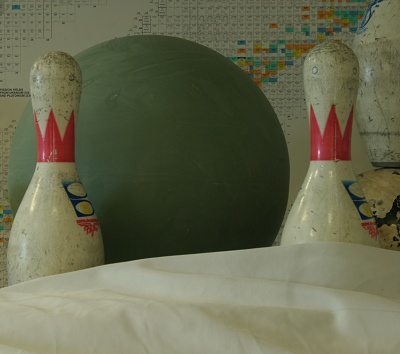
#> input picture images/pin_l.jpg, 400 x 354 px, found by its file name
$ jupyter execute Omama.ipynb
#> lines starting #> are read from the running program, lines starting #| are printed output that depends on the picture
[cell 1]
import numpy as np
import cv2
from matplotlib import pyplot as plt

[cell 2]
limg = cv2.imread('../../images/pin_l.jpg', 0)
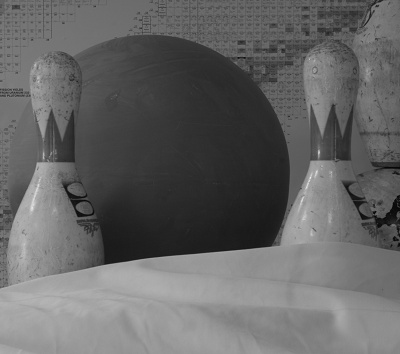
#> limg: shape (354, 400); min 4, max 241, mean 100.4
rimg = cv2.imread('../../images/pin_r.jpg', 0)
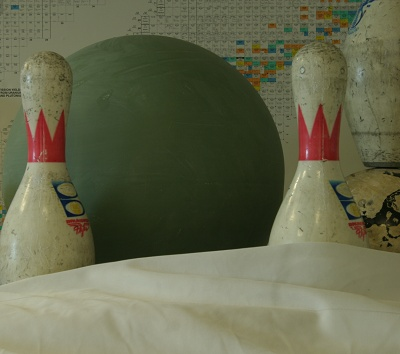
#> input picture images/pin_r.jpg, 400 x 354 px, found by its file name
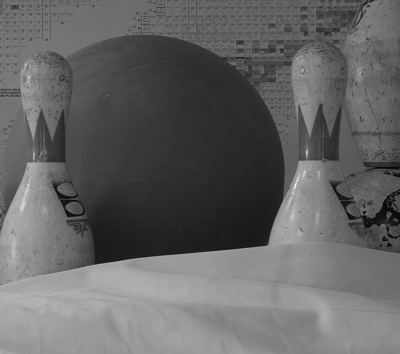
#> rimg: shape (354, 400); min 2, max 246, mean 99.8
print(limg.shape, rimg.shape)
#| (354, 400) (354, 400)
assert limg.shape == rimg.shape, 'Different Shapes!'

[cell 3]
# Params
min_d = 0
max_d = 16
H, W = limg.shape
#> H = 354; W = 400
disparity = np.ones((H, W, max_d - min_d)).astype('int64')

min_diff_img = np.zeros((H, W)) # Opposite of confidence
min_disp_img = np.zeros((H, W))

# min_d_img = np.zeros((H, W))
# max_d_img = np.zeros((H, W))

[cell 4]
def scale_img(img):
    '''
    - A utility function to convert image values to [0, 255] range
    '''
    out_img = ((img - np.min(img)) / (np.max(img) - np.min(img)))*255
    return out_img.astype('uint8')

[cell 5]
for i in range(H):
    for j in range(W):
        min_diff = 1e+7
        min_idx = 0
        for d in range(max_d - min_d):
            if (j - d) < 0:
                disparity[i][j][d] = 1e+7
            else:
                disparity[i][j][d] = (limg[i][j] - rimg[i][j-d])**2
                if disparity[i][j][d] < min_diff:
                    min_diff = disparity[i][j][d]
                    min_idx = d

        min_diff_img[i][j] = min_diff
        min_disp_img[i][j] = min_idx
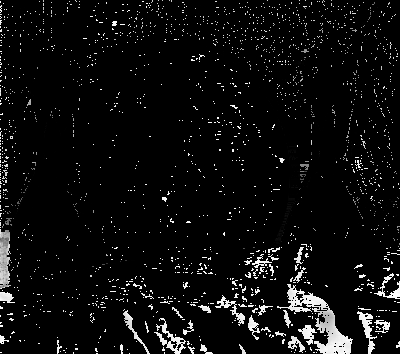
#> min_diff_img: shape (354, 400) float64; min 0, max 65025, mean 3430.2; drawn with min black and max white
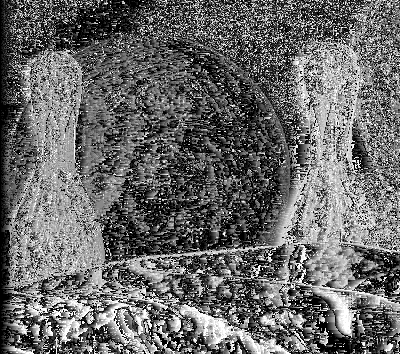
#> min_disp_img: shape (354, 400) float64; min 0, max 15, mean 6.16; drawn with min black and max white

[cell 6]
conf = scale_img(1 / (min_diff_img+1))
#> in scale_img, `out_img = ((img - np.min(img)) / (np.max(img) - np.min(img)))*255`:
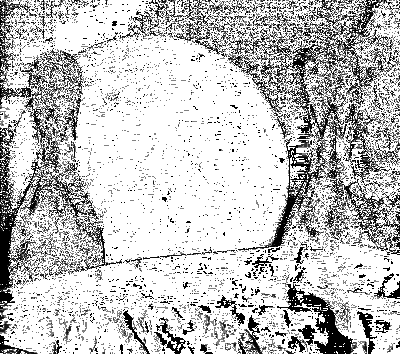
#> out_img: shape (354, 400) float64; min 0, max 255, mean 195.2
depth = scale_img(min_disp_img) # should be  reciprocal?
